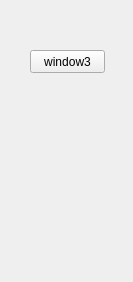
<?xml version="1.0" encoding="UTF-8"?>
<ui version="4.0">
 <class>window3</class>
 <widget class="QWidget" name="window3">
  <property name="geometry">
   <rect>
    <x>0</x>
    <y>0</y>
    <width>133</width>
    <height>282</height>
   </rect>
  </property>
  <property name="windowTitle">
   <string>Form</string>
  </property>
  <widget class="QPushButton" name="pushButton">
   <property name="geometry">
    <rect>
     <x>30</x>
     <y>50</y>
     <width>75</width>
     <height>23</height>
    </rect>
   </property>
   <property name="text">
    <string>window3</string>
   </property>
  </widget>
 </widget>
 <resources/>
 <connections/>
</ui>
